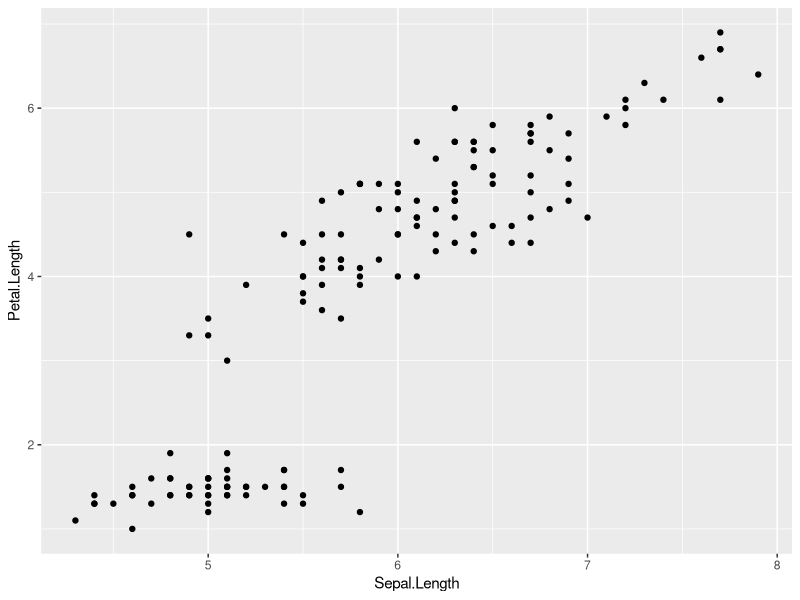
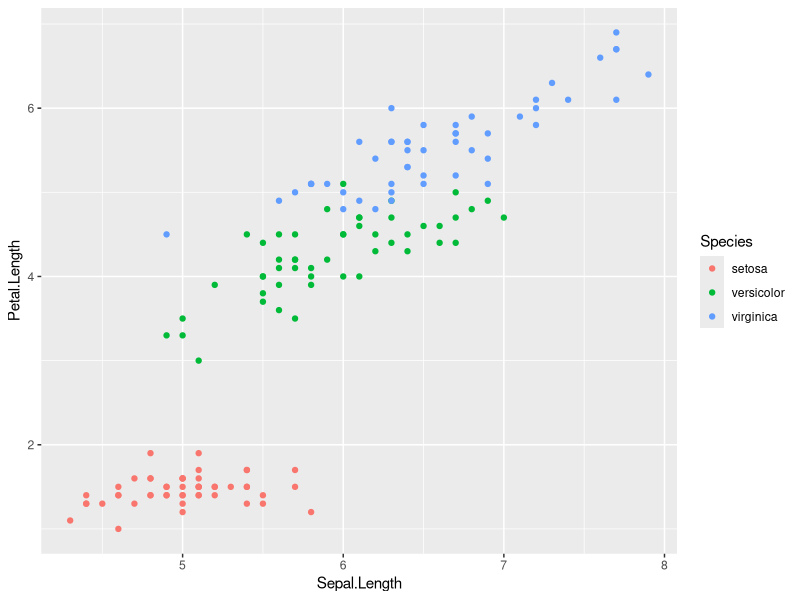
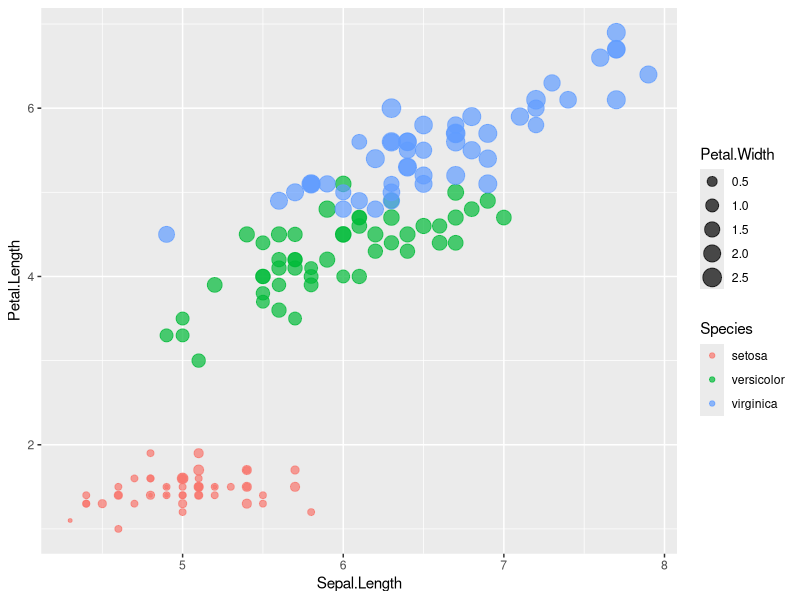
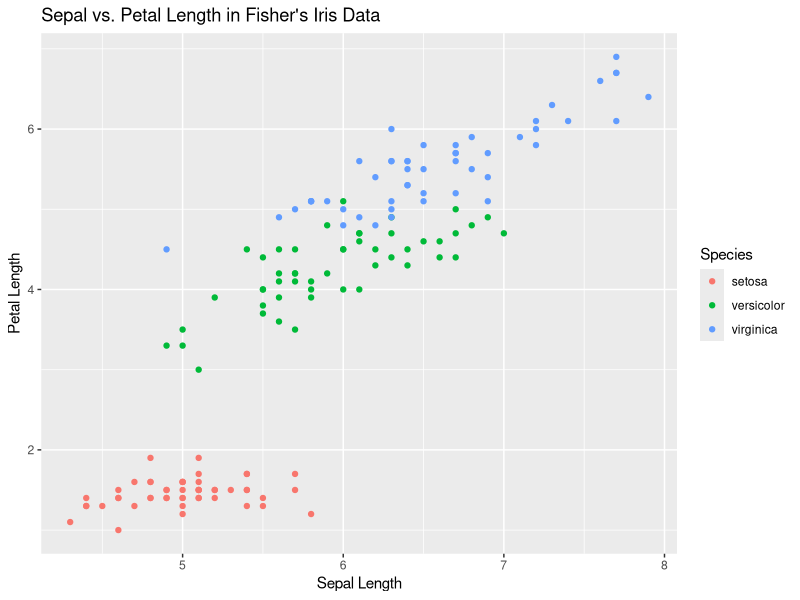
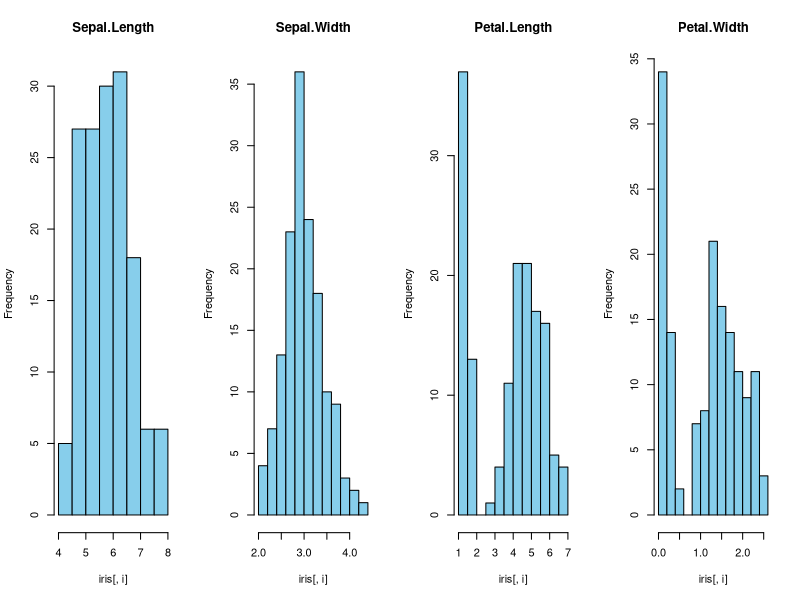
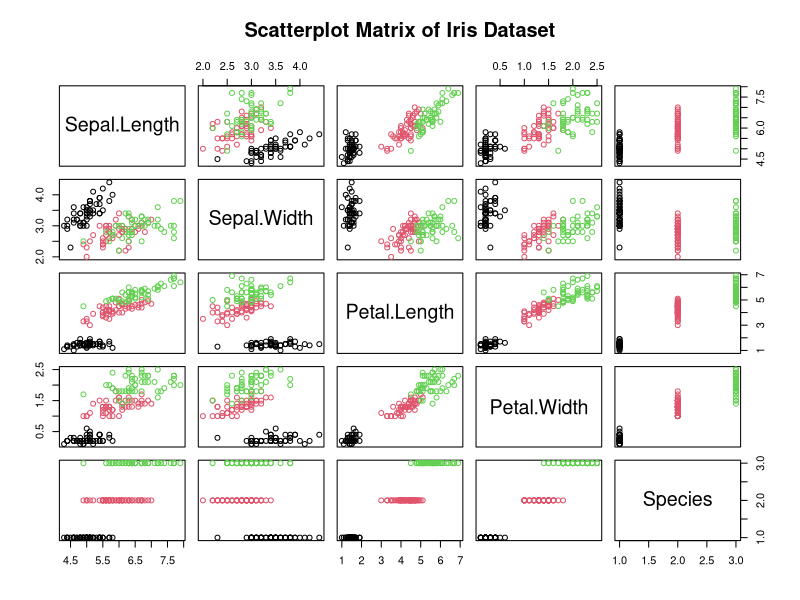
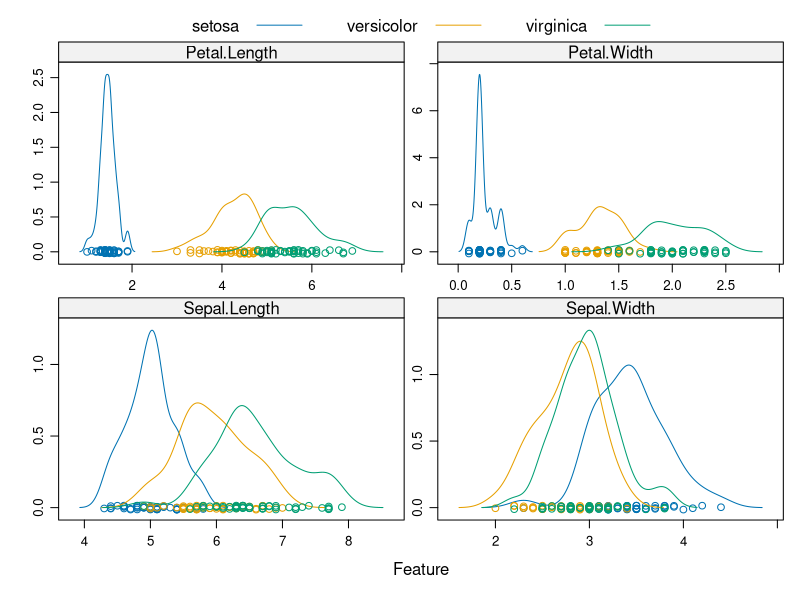

Write R code to recreate these figures, in order.
# EX. NO: 5 - VISUALIZE DATA USING ANY PLOTTING FRAMEWORK
# AIM: To visualize data using ggplot2 in R

# Step 1: Install Required Packages (Run only once)
install.packages("ggplot2")
install.packages("caret")

# Step 2: Load Libraries
library(ggplot2)
library(caret)

# Step 3: Load the built-in iris dataset
data(iris)

# -------- Scatterplot with ggplot2 (qplot) --------
# Basic scatterplot: Sepal.Length vs Petal.Length
qplot(Sepal.Length, Petal.Length, data = iris)

# Colored by Species
qplot(Sepal.Length, Petal.Length, data = iris, color = Species)

# Add Petal.Width as size and reduce opacity
qplot(Sepal.Length, Petal.Length, data = iris, color = Species, size = Petal.Width, alpha = I(0.7))

# Add axis labels and title
qplot(Sepal.Length, Petal.Length, data = iris, color = Species,
      xlab = "Sepal Length", ylab = "Petal Length",
      main = "Sepal vs. Petal Length in Fisher's Iris Data")

# -------- Univariate Histograms --------
# Show histogram for each attribute
par(mfrow = c(1, 4))  # 1 row, 4 columns layout
for (i in 1:4) {
  hist(iris[, i], main = names(iris)[i], col = "skyblue")
}
par(mfrow = c(1, 1))  # reset layout

# -------- Scatterplot Matrix --------
pairs(iris, main = "Scatterplot Matrix of Iris Dataset", col = iris$Species)

# -------- Density Plots --------
featurePlot(x = iris[, 1:4], y = iris[, 5],
            plot = "density",
            scales = list(x = list(relation = "free"), y = list(relation = "free")),
            auto.key = list(columns = 3))
